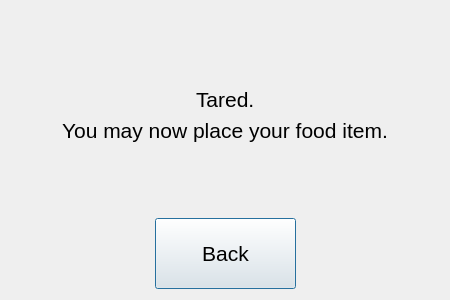
<?xml version="1.0" encoding="UTF-8"?>
<ui version="4.0">
 <class>tared</class>
 <widget class="QDialog" name="tared">
  <property name="geometry">
   <rect>
    <x>0</x>
    <y>0</y>
    <width>450</width>
    <height>300</height>
   </rect>
  </property>
  <property name="windowTitle">
   <string>tared</string>
  </property>
  <layout class="QGridLayout" name="gridLayout">
   <item row="0" column="0">
    <spacer name="verticalSpacer">
     <property name="orientation">
      <enum>Qt::Vertical</enum>
     </property>
     <property name="sizeHint" stdset="0">
      <size>
       <width>20</width>
       <height>76</height>
      </size>
     </property>
    </spacer>
   </item>
   <item row="1" column="0">
    <layout class="QHBoxLayout" name="horizontalLayout_2">
     <item>
      <spacer name="horizontalSpacer_3">
       <property name="orientation">
        <enum>Qt::Horizontal</enum>
       </property>
       <property name="sizeHint" stdset="0">
        <size>
         <width>178</width>
         <height>20</height>
        </size>
       </property>
      </spacer>
     </item>
     <item>
      <widget class="QLabel" name="label_2">
       <property name="font">
        <font>
         <family>Helvetica Neue</family>
         <pointsize>16</pointsize>
        </font>
       </property>
       <property name="text">
        <string>Tared.</string>
       </property>
      </widget>
     </item>
     <item>
      <spacer name="horizontalSpacer_4">
       <property name="orientation">
        <enum>Qt::Horizontal</enum>
       </property>
       <property name="sizeHint" stdset="0">
        <size>
         <width>178</width>
         <height>20</height>
        </size>
       </property>
      </spacer>
     </item>
    </layout>
   </item>
   <item row="2" column="0">
    <layout class="QHBoxLayout" name="horizontalLayout">
     <item>
      <spacer name="horizontalSpacer">
       <property name="orientation">
        <enum>Qt::Horizontal</enum>
       </property>
       <property name="sizeHint" stdset="0">
        <size>
         <width>78</width>
         <height>20</height>
        </size>
       </property>
      </spacer>
     </item>
     <item>
      <widget class="QLabel" name="label">
       <property name="font">
        <font>
         <family>Helvetica Neue</family>
         <pointsize>16</pointsize>
        </font>
       </property>
       <property name="text">
        <string>You may now place your food item.</string>
       </property>
      </widget>
     </item>
     <item>
      <spacer name="horizontalSpacer_2">
       <property name="orientation">
        <enum>Qt::Horizontal</enum>
       </property>
       <property name="sizeHint" stdset="0">
        <size>
         <width>78</width>
         <height>20</height>
        </size>
       </property>
      </spacer>
     </item>
    </layout>
   </item>
   <item row="3" column="0">
    <spacer name="verticalSpacer_2">
     <property name="orientation">
      <enum>Qt::Vertical</enum>
     </property>
     <property name="sizeHint" stdset="0">
      <size>
       <width>20</width>
       <height>39</height>
      </size>
     </property>
    </spacer>
   </item>
   <item row="4" column="0">
    <layout class="QHBoxLayout" name="horizontalLayout_3">
     <item>
      <spacer name="horizontalSpacer_5">
       <property name="minimumSize">
        <size>
         <width>141</width>
         <height>23</height>
        </size>
       </property>
       <property name="orientation">
        <enum>Qt::Horizontal</enum>
       </property>
       <property name="sizeHint" stdset="0">
        <size>
         <width>138</width>
         <height>20</height>
        </size>
       </property>
      </spacer>
     </item>
     <item>
      <widget class="QPushButton" name="btn_back">
       <property name="minimumSize">
        <size>
         <width>141</width>
         <height>71</height>
        </size>
       </property>
       <property name="font">
        <font>
         <family>Helvetica Neue</family>
         <pointsize>16</pointsize>
        </font>
       </property>
       <property name="text">
        <string>Back</string>
       </property>
      </widget>
     </item>
     <item>
      <spacer name="horizontalSpacer_6">
       <property name="minimumSize">
        <size>
         <width>141</width>
         <height>23</height>
        </size>
       </property>
       <property name="orientation">
        <enum>Qt::Horizontal</enum>
       </property>
       <property name="sizeHint" stdset="0">
        <size>
         <width>138</width>
         <height>20</height>
        </size>
       </property>
      </spacer>
     </item>
    </layout>
   </item>
  </layout>
 </widget>
 <layoutdefault spacing="6" margin="11"/>
 <resources/>
 <connections/>
</ui>
